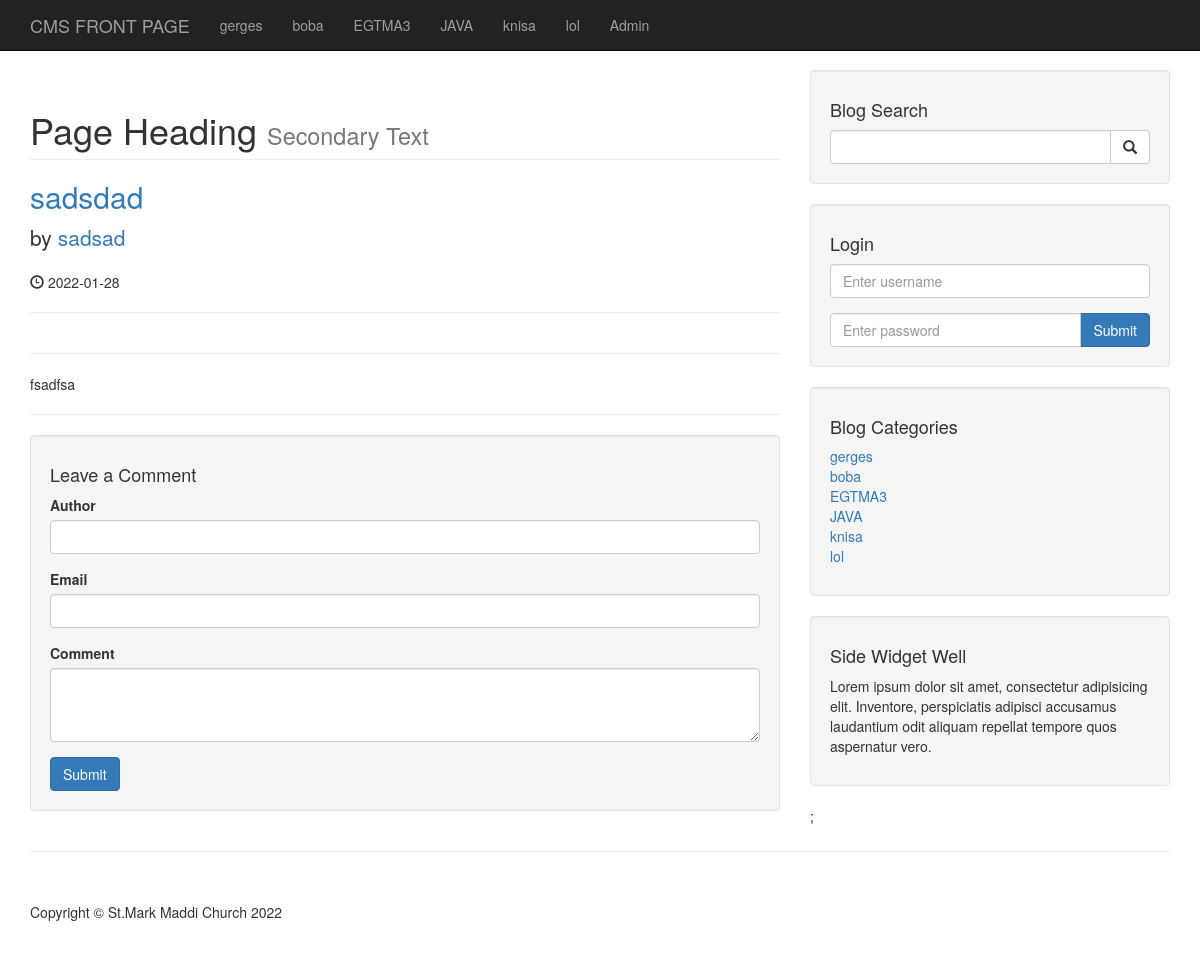
/post.php?p_id=7, run on the app's committed database.
### tables this page shows
CREATE TABLE `categories` (
  `cat_id` int(3) NOT NULL,
  `cat_title` varchar(150) NOT NULL
);

CREATE TABLE `posts` (
  `post_id` int(3) NOT NULL,
  `post_category_id` int(3) NOT NULL,
  `post_title` varchar(150) NOT NULL,
  `post_author` varchar(150) NOT NULL,
  `post_date` date NOT NULL,
  `post_image` text NOT NULL,
  `post_content` text NOT NULL,
  `post_tags` varchar(150) NOT NULL,
  `post_comments_count` int(4) NOT NULL DEFAULT 0,
  `post_status` varchar(150) NOT NULL DEFAULT 'draft'
);

### post.php (the view, shortened to what this page needs)
<?php include("includes/db.php"); ?>
<?php include("includes/header.php"); ?>
<?php include("includes/navigation.php"); ?>
    <div class="container">
        <div class="row">
            <div class="col-md-8">
            <?php
            if(isset($_GET['p_id']))
            {
                $post_id = $_GET['p_id'];
            }
                $query = "SELECT * FROM posts WHERE post_id = $post_id";
                $select_post= mysqli_query($connection,$query);
                while($row = mysqli_fetch_assoc($select_post))
                {
                    $post_title = $row['post_title'];
                    $post_author = $row['post_author'];
                    $post_date = $row['post_date'];
                    $post_content = $row['post_content'];
            ?>
                    <h1 class="page-header">
                    Page Heading
                    <small>Secondary Text</small>
                </h1>
                <h2>
                    <a href="#"><?php echo $post_title ?></a>
                </h2>
                <p class="lead">
                    by <a href="index.php"><?php echo $post_author ?></a>
                </p>
                <p><span class="glyphicon glyphicon-time"></span> <?php echo $post_date ?></p>
                <hr>
                <hr>
                <p><?php echo $post_content ?></p>
                <hr>
            <div class="well">
                <h4>Leave a Comment</h4>
                <form role="form" method="post" action="">
                    <div class="form-group">
                        <label for="comment_author">Author</label>
                        <input class="form-control" type="text" name="comment_author">
                    </div>
                    <div class="form-group">
                    <label for="comment_author">Email</label>
                        <input class="form-control" type="text" name="comment_email">
                    </div>
                    <div class="form-group">
                        <label for="comment_author">Comment</label>
                        <textarea class="form-control" name="comment_content" rows="3"></textarea>
                    </div>
                    <button class="btn btn-primary" type="submit" name="create_comment">Submit</button>
                </form>
            </div>
            <?php
                }
            ?>
            </div>
<?php include("includes/sidebar.php"); ?>
        </div>
        <hr>
<?php include("includes/footer.php"); ?>

### includes/navigation.php (shortened to what this page needs)
<?php include("includes/db.php"); ?>
<nav class="navbar navbar-inverse navbar-fixed-top" role="navigation">
        <div class="container">
            <div class="navbar-header">
                <a class="navbar-brand" href="index.php">CMS FRONT PAGE</a>
            </div>
            <div class="collapse navbar-collapse" id="bs-example-navbar-collapse-1">
                <ul class="nav navbar-nav">
                    <?php
                    $query = "SELECT * FROM categories";
                    $select_all_categories_query = mysqli_query($connection,$query);
                    while($row = mysqli_fetch_assoc($select_all_categories_query))
                    {
                        $cat_title = $row['cat_title'];
                        echo "<li><a href='#'>$cat_title</a></li>";
                    }
                    ?>
                    <li><a href='admin'>Admin</a></li>
                </ul>
            </div>
        </div>
    </nav>

### includes/sidebar.php
<?php include("includes/db.php"); ?>
<div class="col-md-4">
<div class="well">
    <h4>Blog Search</h4>
    <form action="search.php" method="post">
        <div class="input-group">
            <input type="text" class="form-control" name="search">
            <span class="input-group-btn">
                <button class="btn btn-default" type="submit" name="submit">
                    <span class="glyphicon glyphicon-search"></span>
            </button>
            </span>
        </div>
    </form>
</div>
<div class="well">
    <h4>Login</h4>
    <form action="includes/login.php" method="post">
        <div class="form-group">
            <input type="text" class="form-control" name="username" placeholder="Enter username">
        </div>
        <div class="input-group">
            <input type="text" class="form-control" name="password" placeholder="Enter password">
            <span class="input-group-btn">
                <button class="btn btn-primary" name="login" type="submit"> Submit</button>
            </span>
        </div>
    </form>
</div>
<div class="well">
    <h4>Blog Categories</h4>
    <div class="row">
        <div class="col-lg-6">
            <ul class="list-unstyled">
            <?php
            $query = "SELECT * FROM categories";
            $select_categories_sidebar = mysqli_query($connection,$query);
            while($row = mysqli_fetch_assoc($select_categories_sidebar))
            {
                $cat_id = $row['cat_id'];
                $cat_title = $row['cat_title'];
                echo "<li><a href='category.php?c_id=$cat_id'>$cat_title</a></li>";
            }
            ?>
            </ul>
        </div>
    </div>
</div>
<?php include("widget.php") ?>;
</div>

### css/blog-home.css (style rules this page uses)
body { padding-top: 70px; }

### data on the page
categories: cat_title "gerges"
categories: cat_title "boba"
categories: cat_title "EGTMA3"
categories: cat_title "JAVA"
categories: cat_title "knisa"
categories: cat_title "lol"
posts: post_title "sadsdad", post_author "sadsad", post_date "2022-01-28", post_content "fsadfsa"
